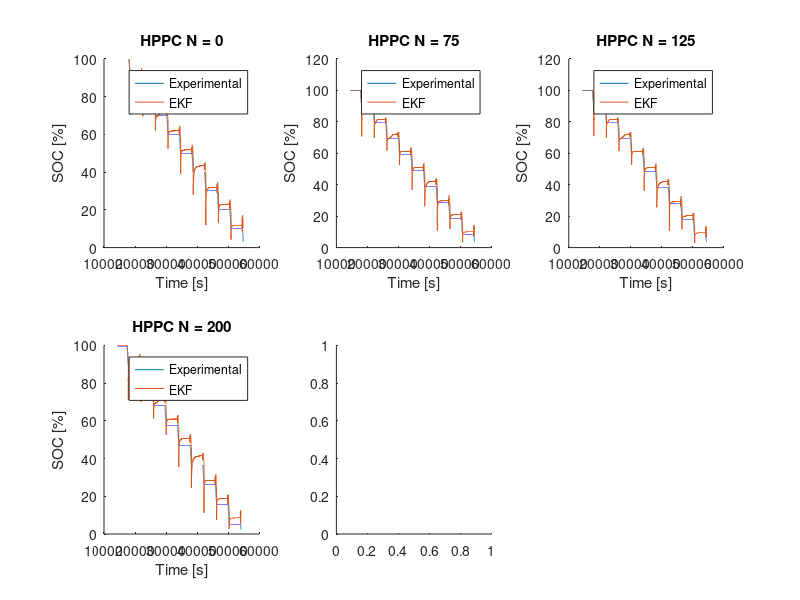

MATLAB code for this plot: (Note: this script raises an error after producing the figure.)
clear all; close all; format compact; clc

figure(); set(gcf,'color','w')

subplot(2,3,1); hold on
load('HPPCresult_N0')
plot(t,SOC_CC*100,'DisplayName','Experimental')
plot(t,x_t(1,:)*100,'DisplayName','EKF')
title('HPPC N = 0'); xlabel('Time [s]'); ylabel('SOC [%]'); legend('show')

subplot(2,3,2); hold on
load('HPPCresult_N75')
plot(t,SOC_CC*100,'DisplayName','Experimental')
plot(t,x_t(1,:)*100,'DisplayName','EKF')
title('HPPC N = 75'); xlabel('Time [s]'); ylabel('SOC [%]'); legend('show')

subplot(2,3,3); hold on
load('HPPCresult_N125')
plot(t,SOC_CC*100,'DisplayName','Experimental')
plot(t,x_t(1,:)*100,'DisplayName','EKF')
title('HPPC N = 125'); xlabel('Time [s]'); ylabel('SOC [%]'); legend('show')

subplot(2,3,4); hold on
load('HPPCresult_N200')
plot(t,SOC_CC*100,'DisplayName','Experimental')
plot(t,x_t(1,:)*100,'DisplayName','EKF')
title('HPPC N = 200'); xlabel('Time [s]'); ylabel('SOC [%]'); legend('show')

subplot(2,3,5); hold on
load('UDDSresult_N201')
plot(t,SOC_CC*100,'DisplayName','Experimental')
plot(t,x_t(1,:)*100,'DisplayName','EKF')
title('UDDS N = 201'); xlabel('Time [s]'); ylabel('SOC [%]'); legend('show')



figure(); set(gcf,'color','w'); hold on;

subplot(2,1,1); hold on
load('HPPCresult_N0')
plot(t,x_t(4,:),'DisplayName','N=0')

load('HPPCresult_N75')
plot(t,x_t(4,:),'DisplayName','N=75')

load('HPPCresult_N125')
plot(t,x_t(4,:),'DisplayName','N=125')

load('HPPCresult_N200')
plot(t,x_t(4,:),'DisplayName','N=200')

title('HPPC'); xlabel('Time [s]'); ylabel('R_0'); legend('show')

subplot(2,1,2); hold on
load('UDDSresult_N201')
plot(t,x_t(4,:))
title('UDDS'); xlabel('Time [s]'); ylabel('R_0');